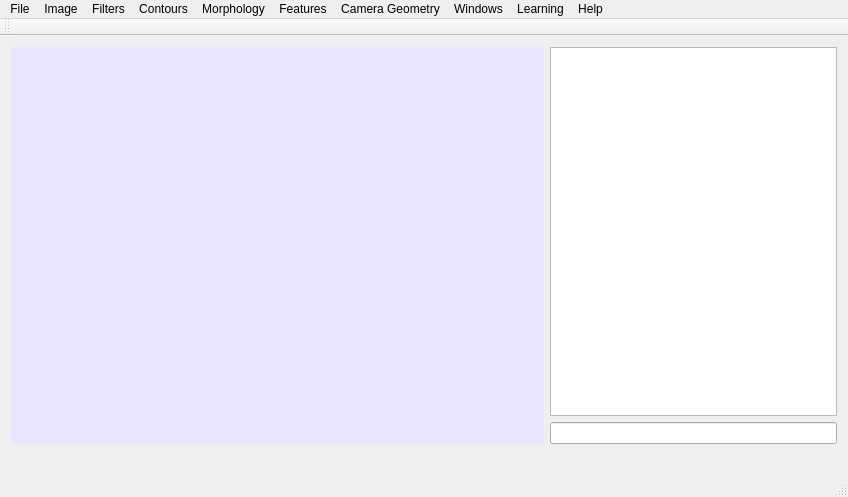
<?xml version="1.0" encoding="UTF-8"?>
<ui version="4.0">
 <class>MainWindow</class>
 <widget class="QMainWindow" name="MainWindow">
  <property name="geometry">
   <rect>
    <x>0</x>
    <y>0</y>
    <width>848</width>
    <height>497</height>
   </rect>
  </property>
  <property name="windowTitle">
   <string>MainWindow</string>
  </property>
  <widget class="QWidget" name="centralWidget">
   <layout class="QGridLayout" name="gridLayout">
    <item row="0" column="0">
     <widget class="QMdiArea" name="mdiArea">
      <property name="background">
       <brush brushstyle="SolidPattern">
        <color alpha="255">
         <red>234</red>
         <green>230</green>
         <blue>255</blue>
        </color>
       </brush>
      </property>
     </widget>
    </item>
    <item row="0" column="1">
     <layout class="QVBoxLayout" name="verticalLayout">
      <item>
       <widget class="QTextEdit" name="command">
        <property name="sizePolicy">
         <sizepolicy hsizetype="MinimumExpanding" vsizetype="Minimum">
          <horstretch>0</horstretch>
          <verstretch>0</verstretch>
         </sizepolicy>
        </property>
        <property name="readOnly">
         <bool>true</bool>
        </property>
       </widget>
      </item>
      <item>
       <widget class="QLineEdit" name="temp"/>
      </item>
     </layout>
    </item>
    <item row="1" column="0">
     <widget class="QLabel" name="info">
      <property name="text">
       <string/>
      </property>
     </widget>
    </item>
   </layout>
  </widget>
  <widget class="QMenuBar" name="menuBar">
   <property name="geometry">
    <rect>
     <x>0</x>
     <y>0</y>
     <width>848</width>
     <height>25</height>
    </rect>
   </property>
   <widget class="QMenu" name="menuOpen">
    <property name="title">
     <string>File</string>
    </property>
    <addaction name="actionOpen"/>
    <addaction name="actionOpen_Camera"/>
    <addaction name="actionOpen_Motion_Picture"/>
    <addaction name="separator"/>
    <addaction name="actionSave"/>
    <addaction name="actionExit"/>
   </widget>
   <widget class="QMenu" name="menuConvert">
    <property name="title">
     <string>Image</string>
    </property>
    <widget class="QMenu" name="menuThreshold">
     <property name="title">
      <string>Threshold</string>
     </property>
     <addaction name="actionSelect_Level"/>
     <addaction name="separator"/>
     <addaction name="actionLocal_threshold"/>
    </widget>
    <widget class="QMenu" name="menuColor_Space">
     <property name="title">
      <string>Color Space</string>
     </property>
     <addaction name="actionGrayscale"/>
     <addaction name="actionHSV"/>
     <addaction name="actionYCbCr"/>
     <addaction name="actionLab"/>
     <addaction name="actionLuv"/>
     <addaction name="actionHLS"/>
    </widget>
    <widget class="QMenu" name="menuPlace_watermark">
     <property name="title">
      <string>Place watermark</string>
     </property>
     <addaction name="actionTransparency"/>
     <addaction name="actionWatermark_it"/>
    </widget>
    <addaction name="menuColor_Space"/>
    <addaction name="separator"/>
    <addaction name="actionBrightness_Contrast"/>
    <addaction name="actionMake_Border"/>
    <addaction name="menuThreshold"/>
    <addaction name="actionEqualize"/>
    <addaction name="separator"/>
    <addaction name="actionCrop"/>
    <addaction name="menuPlace_watermark"/>
    <addaction name="actionAdd"/>
    <addaction name="actionUpSample_2x"/>
    <addaction name="actionDownSample_1_2x"/>
   </widget>
   <widget class="QMenu" name="menuWindows">
    <property name="title">
     <string>Windows</string>
    </property>
    <widget class="QMenu" name="menuView">
     <property name="title">
      <string>View</string>
     </property>
     <addaction name="actionCascade"/>
     <addaction name="actionTile"/>
    </widget>
    <addaction name="actionOriginal"/>
    <addaction name="separator"/>
    <addaction name="actionHistogram"/>
    <addaction name="menuView"/>
    <addaction name="separator"/>
    <addaction name="actionConsole"/>
    <addaction name="actionClose_All_Subwindows"/>
   </widget>
   <widget class="QMenu" name="menuFeatures">
    <property name="title">
     <string>Features</string>
    </property>
    <addaction name="actionHarris"/>
    <addaction name="actionFast"/>
    <addaction name="actionSURF"/>
    <addaction name="actionSIFT"/>
    <addaction name="actionMSER"/>
    <addaction name="separator"/>
    <addaction name="actionOptions_3"/>
   </widget>
   <widget class="QMenu" name="menuFilters">
    <property name="title">
     <string>Filters</string>
    </property>
    <widget class="QMenu" name="menuNoise_2">
     <property name="title">
      <string>Add Noise</string>
     </property>
     <addaction name="actionSalt_and_Pepper"/>
     <addaction name="actionGaussian_2"/>
    </widget>
    <addaction name="actionMean"/>
    <addaction name="actionMedian"/>
    <addaction name="actionGaussian"/>
    <addaction name="separator"/>
    <addaction name="actionCustom"/>
    <addaction name="menuNoise_2"/>
   </widget>
   <widget class="QMenu" name="menuMorphology">
    <property name="title">
     <string>Morphology</string>
    </property>
    <addaction name="actionDilate"/>
    <addaction name="actionErode"/>
    <addaction name="separator"/>
    <addaction name="actionOpening"/>
    <addaction name="actionClosing"/>
    <addaction name="actionGradient"/>
    <addaction name="actionTop_Hat"/>
    <addaction name="actionBlack_Hat"/>
    <addaction name="separator"/>
    <addaction name="actionTune_parameters"/>
   </widget>
   <widget class="QMenu" name="menuCamera_Geometry">
    <property name="title">
     <string>Camera Geometry</string>
    </property>
    <addaction name="actionCalibrate"/>
    <addaction name="actionFundamental_Matrix"/>
    <addaction name="actionCompute_Homography"/>
    <addaction name="actionOptions_2"/>
   </widget>
   <widget class="QMenu" name="menuContours">
    <property name="title">
     <string>Contours</string>
    </property>
    <widget class="QMenu" name="menuBlobs">
     <property name="title">
      <string>blobs</string>
     </property>
     <addaction name="actionContours_only"/>
     <addaction name="actionSuper_Imposed"/>
     <addaction name="actionBounding_Box"/>
     <addaction name="actionRectangles"/>
     <addaction name="actionCircles"/>
     <addaction name="actionMoments"/>
     <addaction name="actionConvex_hull"/>
    </widget>
    <widget class="QMenu" name="menuSobel_Edges">
     <property name="title">
      <string>Sobel Edges</string>
     </property>
     <addaction name="actionMagnitude_map"/>
     <addaction name="actionOrientation_map"/>
     <addaction name="actionSobel_Image"/>
    </widget>
    <addaction name="actionCanny_Edge"/>
    <addaction name="menuBlobs"/>
    <addaction name="menuSobel_Edges"/>
    <addaction name="actionLaplacian"/>
    <addaction name="actionHough_Circles"/>
    <addaction name="actionHough_PLines"/>
    <addaction name="actionHough_lines"/>
    <addaction name="separator"/>
    <addaction name="actionOptions"/>
   </widget>
   <widget class="QMenu" name="menuLearning">
    <property name="title">
     <string>Learning</string>
    </property>
    <addaction name="actionDetect_human_faces"/>
   </widget>
   <widget class="QMenu" name="menuHelp">
    <property name="title">
     <string>Help</string>
    </property>
    <addaction name="actionAbout"/>
   </widget>
   <addaction name="menuOpen"/>
   <addaction name="menuConvert"/>
   <addaction name="menuFilters"/>
   <addaction name="menuContours"/>
   <addaction name="menuMorphology"/>
   <addaction name="menuFeatures"/>
   <addaction name="menuCamera_Geometry"/>
   <addaction name="menuWindows"/>
   <addaction name="menuLearning"/>
   <addaction name="menuHelp"/>
  </widget>
  <widget class="QToolBar" name="mainToolBar">
   <attribute name="toolBarArea">
    <enum>TopToolBarArea</enum>
   </attribute>
   <attribute name="toolBarBreak">
    <bool>false</bool>
   </attribute>
  </widget>
  <widget class="QStatusBar" name="statusBar"/>
  <action name="actionOpen">
   <property name="text">
    <string>Open Image</string>
   </property>
  </action>
  <action name="actionGray">
   <property name="text">
    <string>Grayscale</string>
   </property>
  </action>
  <action name="actionHistogram">
   <property name="checkable">
    <bool>true</bool>
   </property>
   <property name="text">
    <string>Histogram</string>
   </property>
  </action>
  <action name="actionHarris">
   <property name="text">
    <string>Harris Corners</string>
   </property>
  </action>
  <action name="actionMean">
   <property name="text">
    <string>Blur</string>
   </property>
  </action>
  <action name="actionMedian">
   <property name="text">
    <string>Median</string>
   </property>
  </action>
  <action name="actionGaussian">
   <property name="text">
    <string>Gaussian</string>
   </property>
  </action>
  <action name="actionCustom">
   <property name="text">
    <string>Custom..</string>
   </property>
  </action>
  <action name="actionOriginal">
   <property name="text">
    <string>Original</string>
   </property>
  </action>
  <action name="actionDilate">
   <property name="text">
    <string>Dilate</string>
   </property>
  </action>
  <action name="actionErode">
   <property name="text">
    <string>Erode</string>
   </property>
  </action>
  <action name="actionOpening">
   <property name="text">
    <string>Opening</string>
   </property>
  </action>
  <action name="actionClosing">
   <property name="text">
    <string>Closing</string>
   </property>
  </action>
  <action name="actionGradient">
   <property name="text">
    <string>Gradient</string>
   </property>
  </action>
  <action name="actionTop_Hat">
   <property name="text">
    <string>Top Hat</string>
   </property>
  </action>
  <action name="actionBlack_Hat">
   <property name="text">
    <string>Black Hat</string>
   </property>
  </action>
  <action name="actionTune_parameters">
   <property name="text">
    <string>Options..</string>
   </property>
  </action>
  <action name="actionMake_Border">
   <property name="text">
    <string>Make Border</string>
   </property>
  </action>
  <action name="actionSelect_Level">
   <property name="text">
    <string>Select Level..</string>
   </property>
  </action>
  <action name="actionLocal_threshold">
   <property name="text">
    <string>Local threshold</string>
   </property>
  </action>
  <action name="actionEqualize">
   <property name="text">
    <string>Equalize</string>
   </property>
  </action>
  <action name="actionOpen_Camera">
   <property name="text">
    <string>Open Camera</string>
   </property>
  </action>
  <action name="actionCascade">
   <property name="text">
    <string>Cascade</string>
   </property>
  </action>
  <action name="actionTile">
   <property name="text">
    <string>Tile</string>
   </property>
  </action>
  <action name="actionAdd">
   <property name="text">
    <string>Add</string>
   </property>
  </action>
  <action name="actionCalibrate">
   <property name="text">
    <string>Calibrate</string>
   </property>
  </action>
  <action name="actionFundamental_Matrix">
   <property name="text">
    <string>Fundamental Matrix</string>
   </property>
  </action>
  <action name="actionConsole">
   <property name="checkable">
    <bool>true</bool>
   </property>
   <property name="text">
    <string>Console</string>
   </property>
  </action>
  <action name="actionSalt_and_Pepper">
   <property name="text">
    <string>Salt and Pepper</string>
   </property>
  </action>
  <action name="actionGaussian_2">
   <property name="text">
    <string>Gaussian</string>
   </property>
  </action>
  <action name="actionCanny_Edge">
   <property name="text">
    <string>Canny Edge</string>
   </property>
  </action>
  <action name="actionContours_only">
   <property name="text">
    <string>Contours only</string>
   </property>
  </action>
  <action name="actionSuper_Imposed">
   <property name="text">
    <string>Overlayed</string>
   </property>
  </action>
  <action name="actionBounding_Box">
   <property name="text">
    <string>Bounding Box</string>
   </property>
  </action>
  <action name="actionRectangles">
   <property name="text">
    <string>Polygonal</string>
   </property>
  </action>
  <action name="actionCircles">
   <property name="text">
    <string>Circles</string>
   </property>
  </action>
  <action name="actionMoments">
   <property name="text">
    <string>Moments</string>
   </property>
  </action>
  <action name="actionConvex_hull">
   <property name="text">
    <string>Convex hull</string>
   </property>
  </action>
  <action name="actionMagnitude_map">
   <property name="text">
    <string>Magnitude map</string>
   </property>
  </action>
  <action name="actionOrientation_map">
   <property name="text">
    <string>Orientation map</string>
   </property>
  </action>
  <action name="actionSobel_Image">
   <property name="text">
    <string>Sobel Image</string>
   </property>
  </action>
  <action name="actionLaplacian">
   <property name="text">
    <string>Laplacian</string>
   </property>
  </action>
  <action name="actionOptions">
   <property name="text">
    <string>Options..</string>
   </property>
  </action>
  <action name="actionHough_lines">
   <property name="text">
    <string>Hough Lines</string>
   </property>
  </action>
  <action name="actionHough_Circles">
   <property name="text">
    <string>Hough Circles</string>
   </property>
  </action>
  <action name="actionOptions_2">
   <property name="text">
    <string>Options</string>
   </property>
  </action>
  <action name="actionClose_All_Subwindows">
   <property name="text">
    <string>Close All Subwindows</string>
   </property>
  </action>
  <action name="actionCompute_Homography">
   <property name="text">
    <string>Compute Homography</string>
   </property>
  </action>
  <action name="actionFast">
   <property name="text">
    <string>Fast</string>
   </property>
  </action>
  <action name="actionSURF">
   <property name="text">
    <string>SURF(NON FREE)</string>
   </property>
  </action>
  <action name="actionSIFT">
   <property name="text">
    <string>SIFT</string>
   </property>
  </action>
  <action name="actionMSER">
   <property name="text">
    <string>MSER</string>
   </property>
  </action>
  <action name="actionOptions_3">
   <property name="text">
    <string>Options..</string>
   </property>
  </action>
  <action name="actionSave">
   <property name="text">
    <string>Save Image</string>
   </property>
  </action>
  <action name="actionBrightness_Contrast">
   <property name="text">
    <string>Brightness &amp; Contrast</string>
   </property>
  </action>
  <action name="actionUpSample_2x">
   <property name="text">
    <string>UpSample (2x)</string>
   </property>
  </action>
  <action name="actionDownSample_1_2x">
   <property name="text">
    <string>DownSample(1/2x)</string>
   </property>
  </action>
  <action name="actionDetect_human_faces">
   <property name="text">
    <string>Detect human faces</string>
   </property>
  </action>
  <action name="actionGrayscale">
   <property name="text">
    <string>Grayscale</string>
   </property>
  </action>
  <action name="actionYCbCr">
   <property name="text">
    <string>YCbCr</string>
   </property>
  </action>
  <action name="actionHSV">
   <property name="text">
    <string>HSV</string>
   </property>
  </action>
  <action name="actionLab">
   <property name="text">
    <string>Lab</string>
   </property>
  </action>
  <action name="actionLuv">
   <property name="text">
    <string>Luv</string>
   </property>
  </action>
  <action name="actionHLS">
   <property name="text">
    <string>HLS</string>
   </property>
  </action>
  <action name="actionAbout">
   <property name="text">
    <string>About</string>
   </property>
  </action>
  <action name="actionHough_PLines">
   <property name="text">
    <string>Hough PLines</string>
   </property>
  </action>
  <action name="actionExit">
   <property name="text">
    <string>Exit</string>
   </property>
  </action>
  <action name="actionOpen_Motion_Picture">
   <property name="text">
    <string>Open Motion Picture</string>
   </property>
  </action>
  <action name="actionCrop">
   <property name="text">
    <string>Crop</string>
   </property>
  </action>
  <action name="actionTransparency">
   <property name="text">
    <string>Transparency...</string>
   </property>
  </action>
  <action name="actionWatermark_it">
   <property name="text">
    <string>watermark it!!</string>
   </property>
  </action>
 </widget>
 <layoutdefault spacing="6" margin="11"/>
 <resources/>
 <connections/>
</ui>
